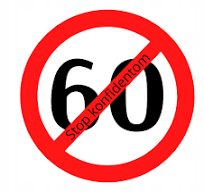
#> input picture Sem4/big_data/zdjecia/test.png, 204 x 192 px, found by its file name
$ python 'zajecia08 (projekt).py'
#> lines starting #> are read from the running program, lines starting #| are printed output that depends on the picture
# [33 lines of commented-out code are left out]

from PIL import Image

img = Image.open("/home/u335779/Pulpit/repo/PROGRAMOWANIE-OBIEKTOWE/Sem4/big_data/test.png").convert("RGB")
#> img is the input picture: PIL image 204x192 RGB; mean R, G, B 233.1, 172, 172
pixels = img.load()
cols, rows = img.size
#> cols = 204; rows = 192

tSize = 8
s = tSize * tSize

for i in range((int)(cols/tSize)):
    for j in range((int)(rows/tSize)):
        r, g, b = (0,0,0)

        for x in range(tSize):
            for y in range(tSize):
                rPx, gPx, bPx = pixels[i*tSize + x, j*tSize + y]

                r += rPx
                g += gPx
                b += bPx

        r = (int)(r/s)
        g = (int)(g/s)
        b = (int)(b/s)

        for x in range(tSize):
            for y in range(tSize):
                pixels[i*tSize + x, j*tSize + y] = (r,g,b)

img.save(f"/home/u335779/Pulpit/repo/PROGRAMOWANIE-OBIEKTOWE/Sem4/big_data/tile_{tSize}.png")
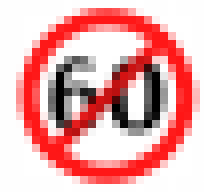
#> saved as tile_8.png: PIL image 204x192 RGB; mean R, G, B 232.7, 171.7, 171.7
